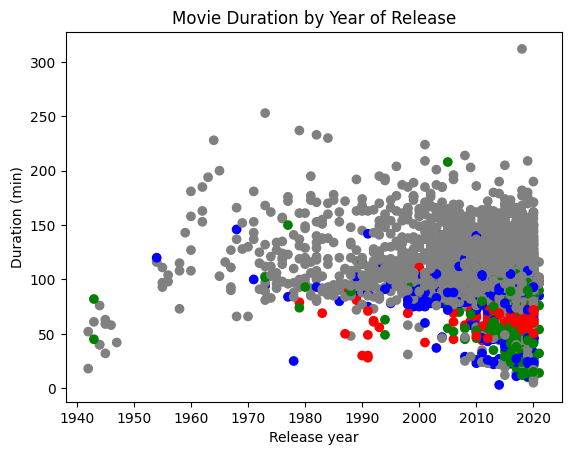

Write the Python code that produced this figure.
# Importing pandas and matplotlib
import pandas as pd
import matplotlib.pyplot as plt

# Start coding!

# Load the CSV file and store as netflix_df
netflix_df = pd.read_csv('netflix_data.csv')

# Filter the data to remove TV shows and store as netflix_subset
netflix_subset = netflix_df[netflix_df['type'] == 'Movie']

#Investigate the Netflix movie data, keeping only the columns "title", "country", "genre", "release_year", "duration", and saving this into a new DataFrame called netflix_movies
netflix_movies = netflix_subset[['title', 'country', 'genre', 'release_year', 'duration']]

# Filter netflix_movies to find the movies that are shorter than 60 minutes, saving the resulting DataFrame as short_movies; inspect the result to find possible contributing factors
short_movies = netflix_movies[netflix_movies['duration'] < 60]

# Using a for loop and if/elif statements to assign colors
colors = []
for genre in netflix_movies['genre']:
    if genre == 'Children':
        colors.append('blue')
    elif genre == 'Documentaries':
        colors.append('green')
    elif genre == 'Stand-Up':
        colors.append('red')
    else:
        colors.append('gray')
        
# Initialize a figure object and create a scatter plot
fig, ax = plt.subplots()
scatter = ax.scatter(netflix_movies['release_year'], netflix_movies['duration'], c=colors)

# Labeling the axes and title
ax.set_xlabel('Release year')
ax.set_ylabel('Duration (min)')
ax.set_title('Movie Duration by Year of Release')

# Display the plot
plt.show()


# Inspecting the plot to answer the question
answer = "maybe"  # Answer can be "yes", "no", or "maybe" based on the plot inspection
